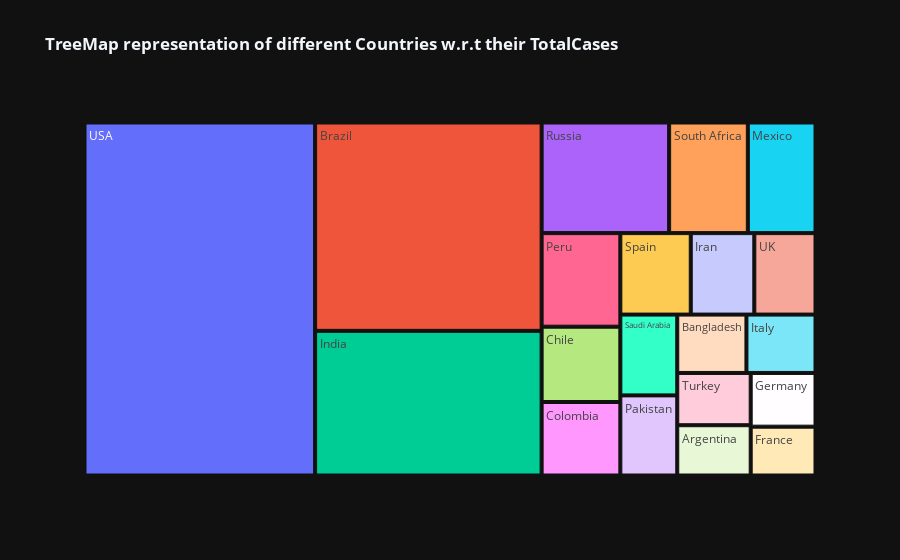
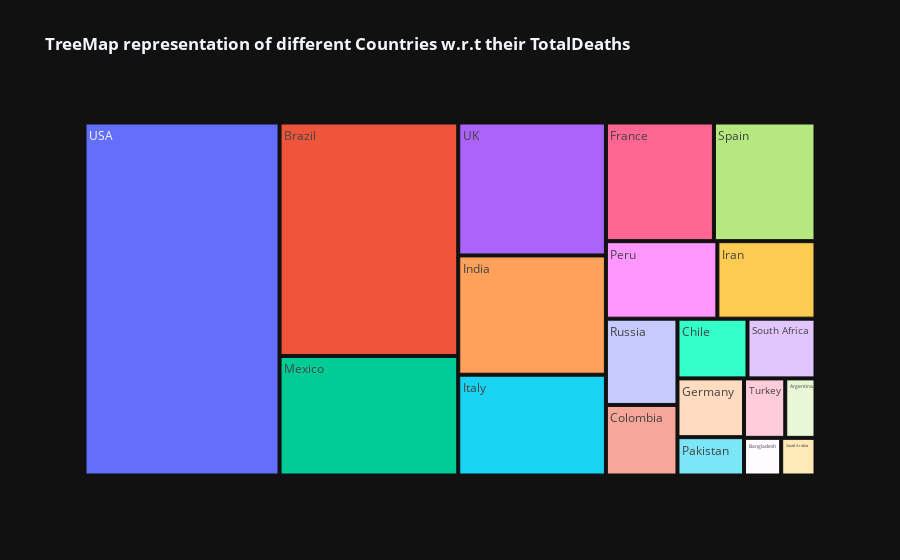
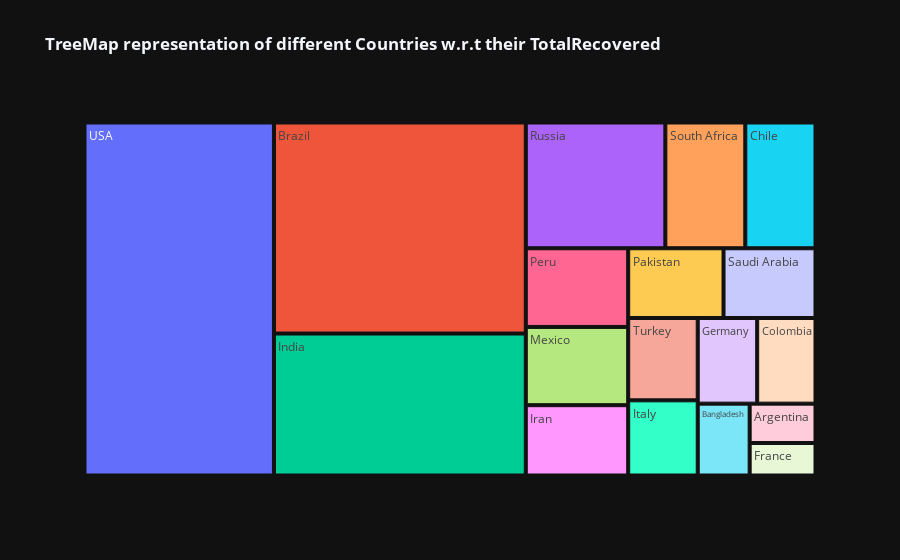
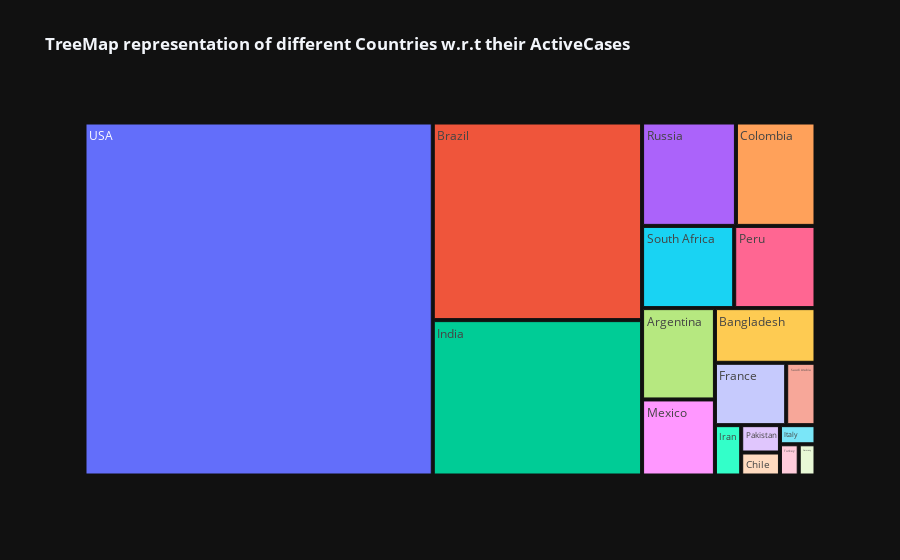

Here is the notebook cell these charts were saved with, in order:
### Code cell
columns = ['TotalCases', 'TotalDeaths', 'TotalRecovered', 'ActiveCases']
for i in columns:
    fig = px.treemap(world_data[0:20],values=i, path=['Country/Region'], template = "plotly_dark", title="<b>TreeMap representation of different Countries w.r.t their {}</b>".format(i))
    fig.show()

### Figure 1 — Plotly figure (JSON) as saved in the notebook; plotly's stock layout.template omitted (floating-point values rounded to 4 significant figures)
{"data": [{"branchvalues": "total", "domain": {"x": [0, 1], "y": [0, 1]}, "hovertemplate": "labels=%{label}<br>TotalCases=%{value}<br>parent=%{parent}<br>id=%{id}<extra></extra>", "ids": ["Argentina", "Bangladesh", "Brazil", "Chile", "Colombia", "France", "Germany", "India", "Iran", "Italy", "Mexico", "Pakistan", "Peru", "Russia", "Saudi Arabia", "South Africa", "Spain", "Turkey", "UK", "USA"], "labels": ["Argentina", "Bangladesh", "Brazil", "Chile", "Colombia", "France", "Germany", "India", "Iran", "Italy", "Mexico", "Pakistan", "Peru", "Russia", "Saudi Arabia", "South Africa", "Spain", "Turkey", "UK", "USA"], "name": "", "parents": ["", "", "", "", "", "", "", "", "", "", "", "", "", "", "", "", "", "", "", ""], "type": "treemap", "values": [228195, 249651, 2917562, 366671, 357710, 195633, 215210, 2025409, 320117, 249204, 462690, 281863, 455409, 871894, 284226, 538184, 354530, 237265, 308134, 5032179]}], "layout": {"legend": {"tracegroupgap": 0}, "title": {"text": "<b>TreeMap representation of different Countries w.r.t their TotalCases</b>"}}}

### Figure 2 — Plotly figure (JSON) as saved in the notebook; plotly's stock layout.template omitted (floating-point values rounded to 4 significant figures)
{"data": [{"branchvalues": "total", "domain": {"x": [0, 1], "y": [0, 1]}, "hovertemplate": "labels=%{label}<br>TotalDeaths=%{value}<br>parent=%{parent}<br>id=%{id}<extra></extra>", "ids": ["Argentina", "Bangladesh", "Brazil", "Chile", "Colombia", "France", "Germany", "India", "Iran", "Italy", "Mexico", "Pakistan", "Peru", "Russia", "Saudi Arabia", "South Africa", "Spain", "Turkey", "UK", "USA"], "labels": ["Argentina", "Bangladesh", "Brazil", "Chile", "Colombia", "France", "Germany", "India", "Iran", "Italy", "Mexico", "Pakistan", "Peru", "Russia", "Saudi Arabia", "South Africa", "Spain", "Turkey", "UK", "USA"], "name": "", "parents": ["", "", "", "", "", "", "", "", "", "", "", "", "", "", "", "", "", "", "", ""], "type": "treemap", "values": [4251, 3306, 98644, 9889, 11939, 30312, 9252, 41638, 17976, 35187, 50517, 6035, 20424, 14606, 3055, 9604, 28500, 5798, 46413, 162804]}], "layout": {"legend": {"tracegroupgap": 0}, "title": {"text": "<b>TreeMap representation of different Countries w.r.t their TotalDeaths</b>"}}}

### Figure 3 — Plotly figure (JSON) as saved in the notebook; plotly's stock layout.template omitted (floating-point values rounded to 4 significant figures)
{"data": [{"branchvalues": "total", "domain": {"x": [0, 1], "y": [0, 1]}, "hovertemplate": "labels=%{label}<br>TotalRecovered=%{value}<br>parent=%{parent}<br>id=%{id}<extra></extra>", "ids": ["Argentina", "Bangladesh", "Brazil", "Chile", "Colombia", "France", "Germany", "India", "Iran", "Italy", "Mexico", "Pakistan", "Peru", "Russia", "Saudi Arabia", "South Africa", "Spain", "Turkey", "UK", "USA"], "labels": ["Argentina", "Bangladesh", "Brazil", "Chile", "Colombia", "France", "Germany", "India", "Iran", "Italy", "Mexico", "Pakistan", "Peru", "Russia", "Saudi Arabia", "South Africa", "Spain", "Turkey", "UK", "USA"], "name": "", "parents": ["", "", "", "", "", "", "", "", "", "", "", "", "", "", "", "", "", "", "", ""], "type": "treemap", "values": [99852, 143824, 2047660, 340168, 192355, 82460, 196200, 1377384, 277463, 201323, 308848, 256058, 310337, 676357, 247089, 387316, 0, 220546, 0, 2576668]}], "layout": {"legend": {"tracegroupgap": 0}, "title": {"text": "<b>TreeMap representation of different Countries w.r.t their TotalRecovered</b>"}}}

### Figure 4 — Plotly figure (JSON) as saved in the notebook; plotly's stock layout.template omitted (floating-point values rounded to 4 significant figures)
{"data": [{"branchvalues": "total", "domain": {"x": [0, 1], "y": [0, 1]}, "hovertemplate": "labels=%{label}<br>ActiveCases=%{value}<br>parent=%{parent}<br>id=%{id}<extra></extra>", "ids": ["Argentina", "Bangladesh", "Brazil", "Chile", "Colombia", "France", "Germany", "India", "Iran", "Italy", "Mexico", "Pakistan", "Peru", "Russia", "Saudi Arabia", "South Africa", "Spain", "Turkey", "UK", "USA"], "labels": ["Argentina", "Bangladesh", "Brazil", "Chile", "Colombia", "France", "Germany", "India", "Iran", "Italy", "Mexico", "Pakistan", "Peru", "Russia", "Saudi Arabia", "South Africa", "Spain", "Turkey", "UK", "USA"], "name": "", "parents": ["", "", "", "", "", "", "", "", "", "", "", "", "", "", "", "", "", "", "", ""], "type": "treemap", "values": [124092, 102521, 771258, 16614, 153416, 82861, 9758, 606387, 24678, 12694, 103325, 19770, 124648, 180931, 34082, 141264, 0, 10921, 0, 2292707]}], "layout": {"legend": {"tracegroupgap": 0}, "title": {"text": "<b>TreeMap representation of different Countries w.r.t their ActiveCases</b>"}}}
